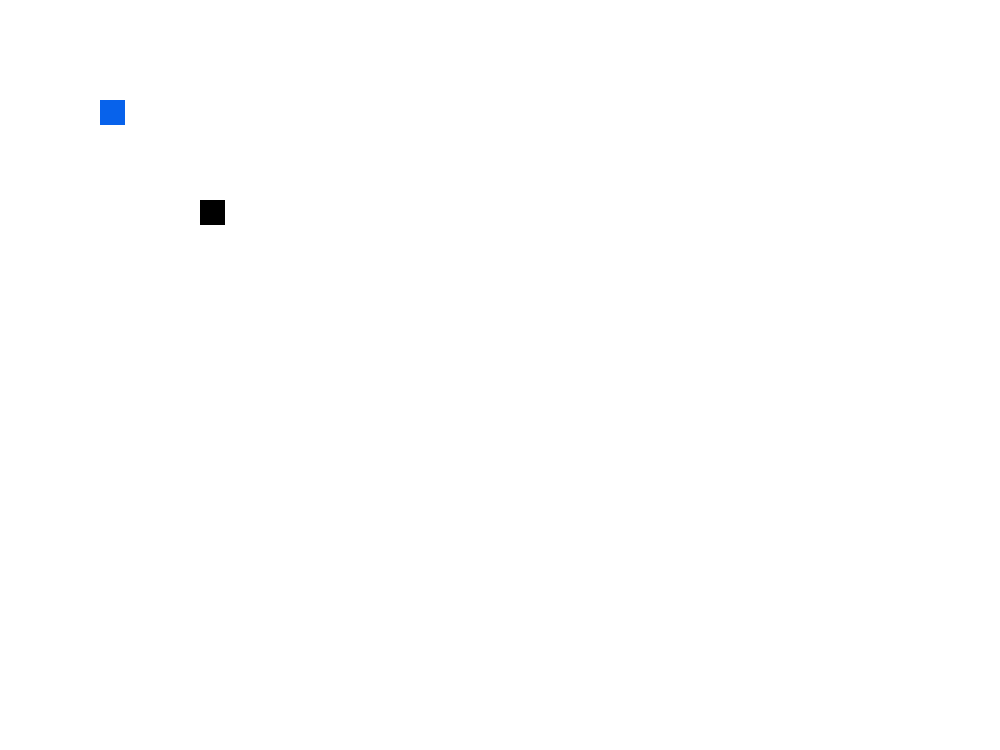
Frame 1 (no input)
Frame 60 (the mouse pressed at the canvas centre just before this capture): identical to frame 1, image omitted
Frame 120 (the mouse held since frame 60 and released just before this capture): identical to frame 1, image omitted

The Processing sketch that drew this single still picture (run headless with seeded random() and noise(); from frame 60 on, the mouse is pressed at the canvas centre):

// Processing sketch: TANK_test
// ── TANK_test.pde
Tank tank1 = new Tank(100,100,#0762eb);
Tank tank2 = new Tank(200,200,color(0));


void setup(){
  size(1000,750); 
  background(255);
  
}

void draw(){
  background(255);
  tank1.display();
  tank2.display();
  tank1.move();
  tank2.move();
}

void keyPressed(){
  if(key == 'z'){
    tank1.deplacementY = -1;
  }
  if(key == 's'){
    tank1.deplacementY = 1;
  }
  if(key == 'q'){
    tank1.deplacementX = -1;
  }
  if(key == 'd'){
    tank1.deplacementX = 1;
  }
  if(keyCode == UP){
    tank2.deplacementY = -1;
  }
  if(keyCode == DOWN){
    tank2.deplacementY = 1;
  }
  if(keyCode == LEFT){
    tank2.deplacementX = -1;
  }
  if(keyCode == RIGHT){
    tank2.deplacementX = 1;
  }
}
void keyReleased(){
  if(key == 'z'){
    tank1.deplacementY = 0;
  }
  if(key == 's'){
    tank1.deplacementY = 0;
  }
  if(key == 'q'){
    tank1.deplacementX = 0;
  }
  if(key == 'd'){
    tank1.deplacementX = 0;
  }
  if(keyCode == UP){
    tank2.deplacementY = 0;
  }
  if(keyCode == DOWN){
    tank2.deplacementY = 0;
  }
  if(keyCode == LEFT){
    tank2.deplacementX = 0;
  }
  if(keyCode == RIGHT){
    tank2.deplacementX = 0;
  }
}
//création de l'objet tank
class Tank{
  float x;
  float y;
  color couleur;
  int deplacementX;
  int deplacementY;
  
  Tank (float newX, float newY, color newCouleur){
    x = newX;
    y = newY;
    couleur = newCouleur;
  }
  void display() {
    noStroke();
    fill(couleur);
    rect(x,y,25,25);
  }
  void move(){
    x = deplacementX + x;
    y = deplacementY + y;
  }
}
